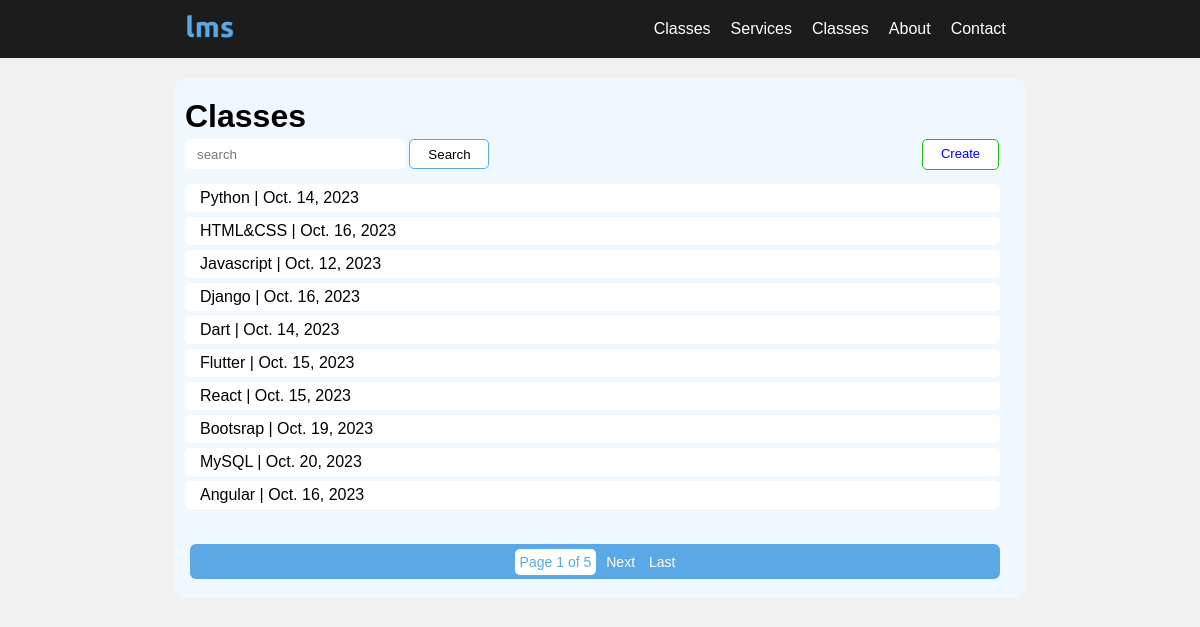
The app's page /classes/, older data.
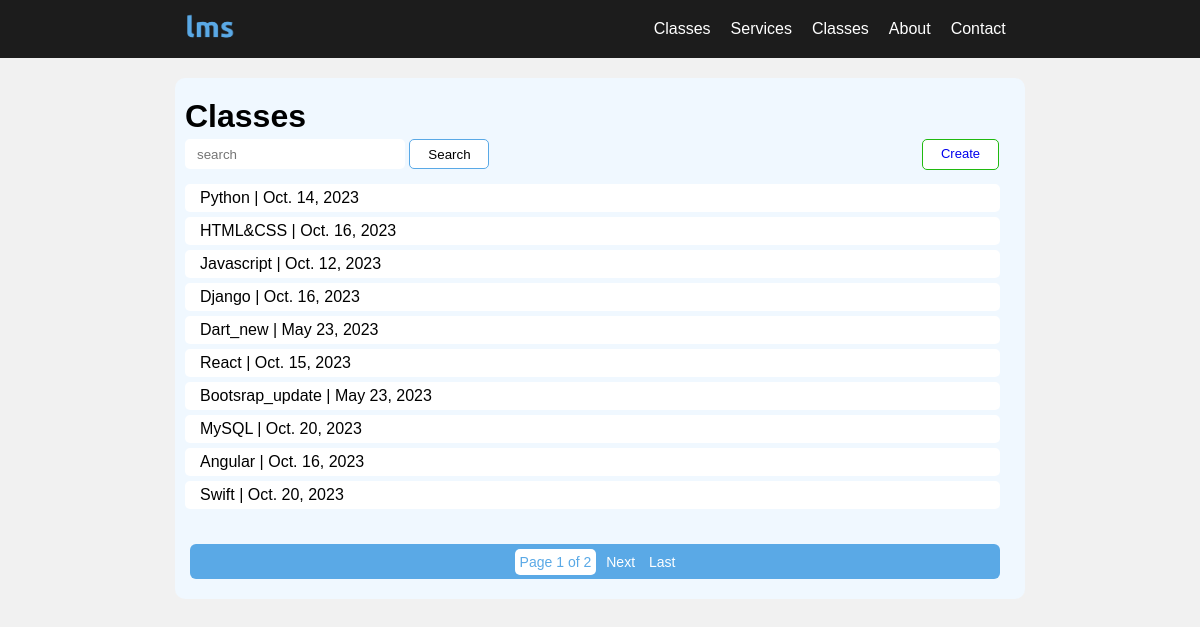
The same page, newer data.
### lms_app/models.py (models this page shows, shortened)
class Cls(models.Model):
    name = models.CharField(max_length=45)
    time = models.CharField(max_length=45)
    started_date = models.DateField()

### lms_app/views.py (the view)
# urls.py: path('classes/', views.classes,name='classes'),
def classes(request):
    course_classes = Cls.objects.all()
    name = request.GET.get('search')
    if name != '' and name is not None:
        course_classes = course_classes.filter(name__icontains=name)
    paginator = Paginator(course_classes,10)
    page = request.GET.get('page')
    course_classes = paginator.get_page(page)
    return render(request,'lms_app/classes.html',{"course_classes":course_classes})

### lms_app/templates/lms_app/classes.html (shortened to what this page needs)
{% load static %}
<!DOCTYPE html>
<html lang="en">
<head>
    <link rel="stylesheet" href="{% static 'css/classes.css' %}">
</head>
<body>
    {% include 'partials/_nav.html' %}
    <div class="container">
        <div class="clases">
            <h1>Classes</h1>
            <div class="first">
                <form method="GET">
                    <input type="search" name="search" placeholder="search">
                    <button type="submit">Search</button>
                </form>
                <a href="{% url 'create' %}" id="add">Create</a>
            </div>
            <div class="Class">
                {% for item in course_classes %}
                <a href="{% url 'detail' item.id %}" id="class">{{item.name}} | {{item.started_date}}</a>
                {% endfor %}
            </div>
            <div class="paginator">
                <p> Page {{ course_classes.number }} of {{ course_classes.paginator.num_pages }}</p>
                <div class="two">
                    {% if course_classes.has_next %}
                    <a href="?page={{ course_classes.next_page_number }}">Next</a>
                    <a href="?page={{ course_classes.paginator.num_pages }}">Last</a>
                    {% endif %}
                </div>
            </div>
        </div>
    </div>
</body>
</html>

### lms_app/templates/partials/_nav.html (shortened to what this page needs)
{% load static %}
<!DOCTYPE html>
<html lang="en">
    <head>
        <link rel="stylesheet" href="{% static '/css/style.css' %}">
    </head>
    <body>
    <div class="nav">
        <div class="header_files">
            <a href="{% url 'main' %}"><img src="{% static 'images/lms_color.png' %}"></a>
        </div>
        <ul class="nav_link">
            <li><a href="{% url 'classes' %}">Classes</a></li>
            <li><a href="#services">Services</a></li>
            <li><a href="#class">Classes</a></li>
            <li><a href="#about">About</a></li>
            <li><a href="#contact">Contact</a></li>
        </ul>
    </div>
 </body>
 </html>

### lms_app/static/css/classes.css (style rules this page uses)
.clases { background-color: aliceblue; padding: 10px; border-radius: 10px; font-family: arial; margin-top: 20px; width: 830px; }
.container { display: flex; justify-content: center; }
.Class a { text-decoration: none; color: black; }
.clases h1 { margin: 10px 0px 4px 0px; }
.clases input { margin-bottom: 20px; width: 220px; height: 30px; outline: none; border: none; padding: 5px 12px; border-radius: 5px; background-color: #fff; margin: 0px 0px 15px; }
.clases button { width: 80px; height: 30px; border: 1px solid #5aa9e6; border-radius: 5px; background-color: #fff; margin: 0px 0px 15px ; }
.first { display: flex; justify-content: space-between; }
#add { height: 23px; text-decoration:none; border: 1px solid #20b90f; padding: 6px 18px 0px 18px; background-color: #fff; font-size: 13px; border-radius: 5px; margin: 0px 16px 10px 0px; }
.Class a { background-color: #fff; border-radius: 5px; padding: 5px 0px 5px 15px; margin-bottom: 5px; display: flex; flex-direction: column; width: 800px; }
.paginator a { background-color: #5aa9e6; text-decoration: none; padding: 5px; margin: 0px; color:#fff; }
.paginator p { margin: 0px 5px; color: #5aa9e6; padding: 5px; border-radius: 5px; background-color: #fff; }
.paginator { margin: 35px 15px 10px 5px; display: flex; justify-content: center; align-items: center; background-color: #5aa9e6; height: 35px; border-radius: 6px; font-size: 14px; }

### lms_app/static/css/style.css (style rules this page uses)
body { margin: 0px; padding: 0px; font-family: arial; background-color: rgb(241, 241, 241); }
.nav img { width: 55px; cursor: pointer; }
.nav { background-color: rgb(28, 28, 28); display: flex; justify-content: space-around; align-items: center; position: sticky; top: 0px; }
.nav ul { display: flex; list-style: none; }
.nav_link { align-items: center; margin: 20px 2px; }
.nav_link a { text-decoration: none; margin: 10px; color: #fff; }

Row changes from the older to the newer data that the page shows:
removed Cls: name "Flutter", started_date "Oct. 15, 2023"
changed Cls: name "Dart" → "Dart_new"; started_date "Oct. 14, 2023" → "May 23, 2023"
changed Cls: name "Bootsrap" → "Bootsrap_update"; started_date "Oct. 19, 2023" → "May 23, 2023"
now on this page (row unchanged): Cls: name "Swift", started_date "Oct. 20, 2023"
Text that changed along with them:
{{ course_classes.paginator.num_pages }}: "5" → "2"
